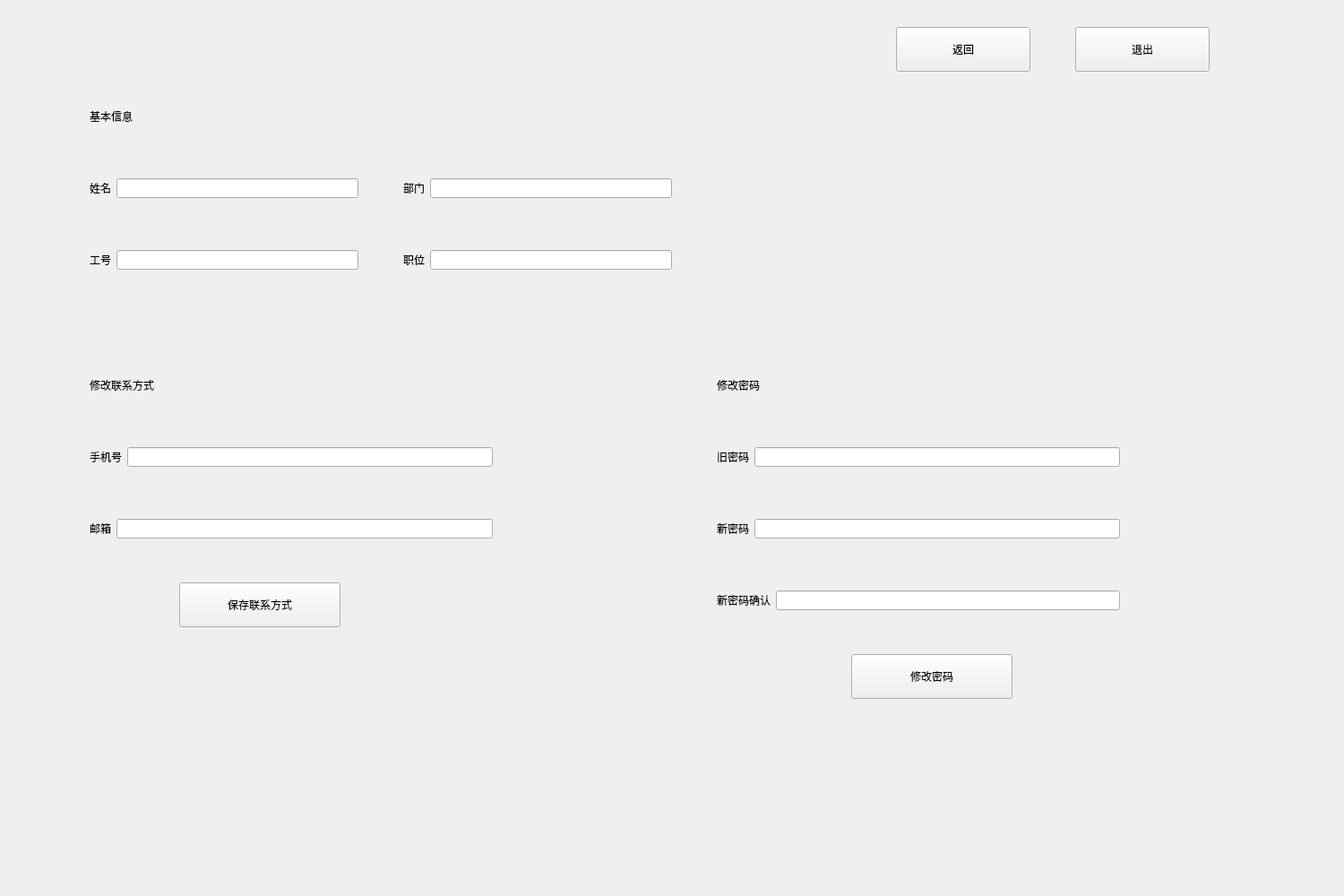
<?xml version="1.0" encoding="UTF-8"?>
<ui version="4.0">
 <class>User_per_manage</class>
 <widget class="QWidget" name="User_per_manage">
  <property name="geometry">
   <rect>
    <x>0</x>
    <y>0</y>
    <width>1500</width>
    <height>1000</height>
   </rect>
  </property>
  <property name="windowTitle">
   <string>个人信息管理</string>
  </property>
  <widget class="QLabel" name="label_5">
   <property name="geometry">
    <rect>
     <x>800</x>
     <y>400</y>
     <width>250</width>
     <height>60</height>
    </rect>
   </property>
   <property name="text">
    <string>修改密码</string>
   </property>
  </widget>
  <widget class="QLabel" name="label_7">
   <property name="geometry">
    <rect>
     <x>100</x>
     <y>400</y>
     <width>250</width>
     <height>60</height>
    </rect>
   </property>
   <property name="text">
    <string>修改联系方式</string>
   </property>
  </widget>
  <widget class="QLabel" name="label_8">
   <property name="geometry">
    <rect>
     <x>100</x>
     <y>100</y>
     <width>200</width>
     <height>60</height>
    </rect>
   </property>
   <property name="text">
    <string>基本信息</string>
   </property>
  </widget>
  <widget class="QPushButton" name="btn_save_phone">
   <property name="geometry">
    <rect>
     <x>200</x>
     <y>650</y>
     <width>180</width>
     <height>50</height>
    </rect>
   </property>
   <property name="text">
    <string>保存联系方式</string>
   </property>
  </widget>
  <widget class="QPushButton" name="btn_save_password">
   <property name="geometry">
    <rect>
     <x>950</x>
     <y>730</y>
     <width>180</width>
     <height>50</height>
    </rect>
   </property>
   <property name="text">
    <string>修改密码</string>
   </property>
  </widget>
  <widget class="QPushButton" name="btn_back">
   <property name="geometry">
    <rect>
     <x>1000</x>
     <y>30</y>
     <width>150</width>
     <height>50</height>
    </rect>
   </property>
   <property name="text">
    <string>返回</string>
   </property>
  </widget>
  <widget class="QWidget" name="horizontalLayoutWidget">
   <property name="geometry">
    <rect>
     <x>800</x>
     <y>480</y>
     <width>450</width>
     <height>60</height>
    </rect>
   </property>
   <layout class="QHBoxLayout" name="horizontalLayout">
    <item>
     <widget class="QLabel" name="label_2">
      <property name="text">
       <string>旧密码</string>
      </property>
     </widget>
    </item>
    <item>
     <widget class="QLineEdit" name="password_pre"/>
    </item>
   </layout>
  </widget>
  <widget class="QWidget" name="horizontalLayoutWidget_2">
   <property name="geometry">
    <rect>
     <x>800</x>
     <y>560</y>
     <width>450</width>
     <height>60</height>
    </rect>
   </property>
   <layout class="QHBoxLayout" name="horizontalLayout_2">
    <item>
     <widget class="QLabel" name="label_9">
      <property name="text">
       <string>新密码</string>
      </property>
     </widget>
    </item>
    <item>
     <widget class="QLineEdit" name="password_new"/>
    </item>
   </layout>
  </widget>
  <widget class="QWidget" name="horizontalLayoutWidget_3">
   <property name="geometry">
    <rect>
     <x>800</x>
     <y>640</y>
     <width>450</width>
     <height>60</height>
    </rect>
   </property>
   <layout class="QHBoxLayout" name="horizontalLayout_3">
    <item>
     <widget class="QLabel" name="label_10">
      <property name="text">
       <string>新密码确认</string>
      </property>
     </widget>
    </item>
    <item>
     <widget class="QLineEdit" name="password_sure"/>
    </item>
   </layout>
  </widget>
  <widget class="QWidget" name="horizontalLayoutWidget_4">
   <property name="geometry">
    <rect>
     <x>100</x>
     <y>560</y>
     <width>450</width>
     <height>60</height>
    </rect>
   </property>
   <layout class="QHBoxLayout" name="horizontalLayout_5">
    <item>
     <widget class="QLabel" name="label_6">
      <property name="text">
       <string>邮箱</string>
      </property>
     </widget>
    </item>
    <item>
     <widget class="QLineEdit" name="emailbox"/>
    </item>
   </layout>
  </widget>
  <widget class="QWidget" name="horizontalLayoutWidget_5">
   <property name="geometry">
    <rect>
     <x>100</x>
     <y>480</y>
     <width>450</width>
     <height>60</height>
    </rect>
   </property>
   <layout class="QHBoxLayout" name="horizontalLayout_6">
    <item>
     <widget class="QLabel" name="label">
      <property name="text">
       <string>手机号</string>
      </property>
     </widget>
    </item>
    <item>
     <widget class="QLineEdit" name="phone"/>
    </item>
   </layout>
  </widget>
  <widget class="QWidget" name="horizontalLayoutWidget_6">
   <property name="geometry">
    <rect>
     <x>100</x>
     <y>180</y>
     <width>300</width>
     <height>60</height>
    </rect>
   </property>
   <layout class="QHBoxLayout" name="horizontalLayout_7">
    <item>
     <widget class="QLabel" name="label_3">
      <property name="text">
       <string>姓名</string>
      </property>
     </widget>
    </item>
    <item>
     <widget class="QLineEdit" name="name"/>
    </item>
   </layout>
  </widget>
  <widget class="QWidget" name="horizontalLayoutWidget_7">
   <property name="geometry">
    <rect>
     <x>100</x>
     <y>260</y>
     <width>300</width>
     <height>60</height>
    </rect>
   </property>
   <layout class="QHBoxLayout" name="horizontalLayout_8">
    <item>
     <widget class="QLabel" name="label_4">
      <property name="text">
       <string>工号</string>
      </property>
     </widget>
    </item>
    <item>
     <widget class="QLineEdit" name="id"/>
    </item>
   </layout>
  </widget>
  <widget class="QWidget" name="horizontalLayoutWidget_8">
   <property name="geometry">
    <rect>
     <x>450</x>
     <y>180</y>
     <width>300</width>
     <height>60</height>
    </rect>
   </property>
   <layout class="QHBoxLayout" name="horizontalLayout_9">
    <item>
     <widget class="QLabel" name="label_11">
      <property name="text">
       <string>部门</string>
      </property>
     </widget>
    </item>
    <item>
     <widget class="QLineEdit" name="dept"/>
    </item>
   </layout>
  </widget>
  <widget class="QWidget" name="horizontalLayoutWidget_9">
   <property name="geometry">
    <rect>
     <x>450</x>
     <y>260</y>
     <width>300</width>
     <height>60</height>
    </rect>
   </property>
   <layout class="QHBoxLayout" name="horizontalLayout_10">
    <item>
     <widget class="QLabel" name="label_12">
      <property name="text">
       <string>职位</string>
      </property>
     </widget>
    </item>
    <item>
     <widget class="QLineEdit" name="position"/>
    </item>
   </layout>
  </widget>
  <widget class="QPushButton" name="btn_quit">
   <property name="geometry">
    <rect>
     <x>1200</x>
     <y>30</y>
     <width>150</width>
     <height>50</height>
    </rect>
   </property>
   <property name="text">
    <string>退出</string>
   </property>
  </widget>
 </widget>
 <resources/>
 <connections/>
</ui>
